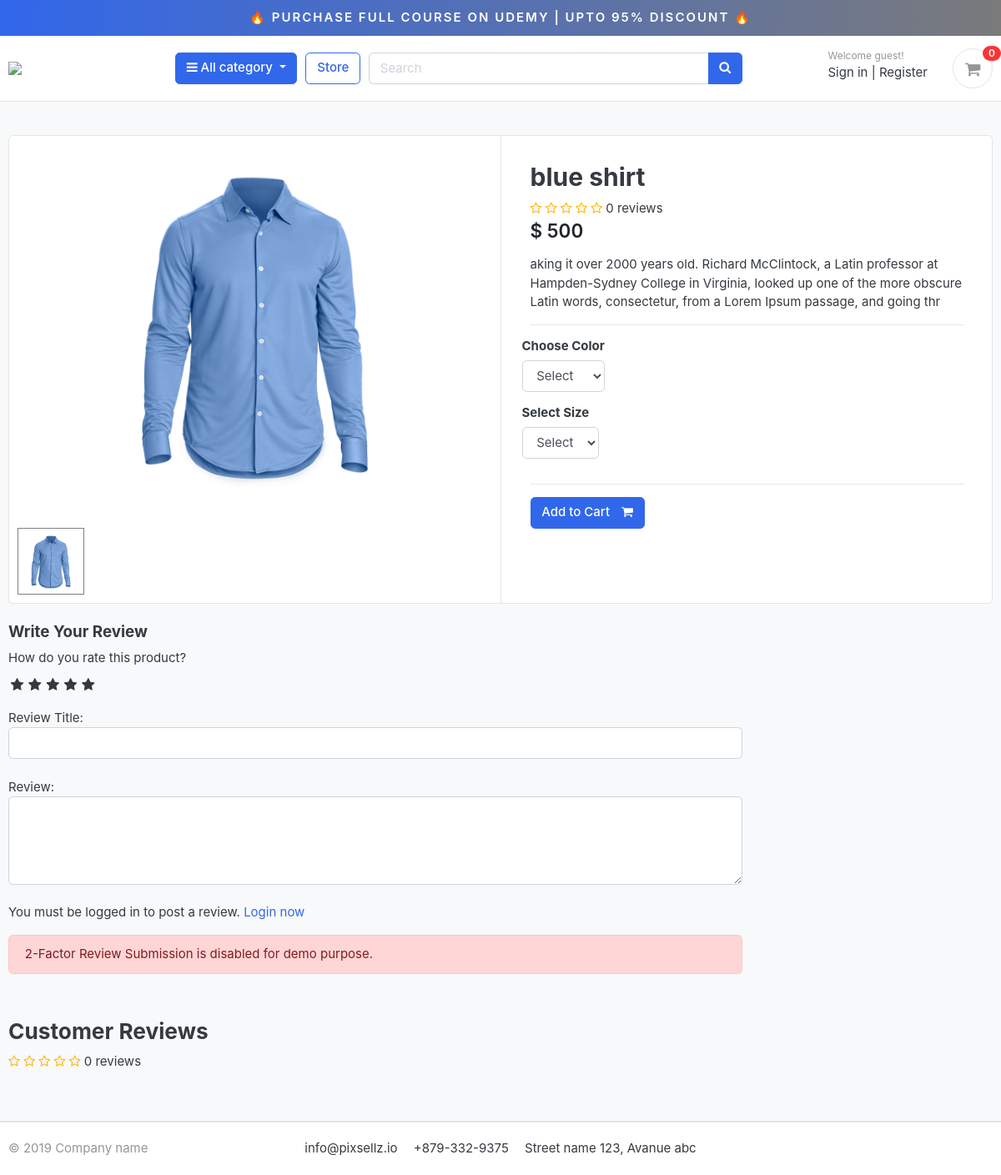
Screenshot of /store/category/tshirts/blue-shirt/ with the database file from the repository.
### store/models.py (models this page shows, shortened)
class Product(models.Model):
    product_name    = models.CharField(max_length=200, unique=True)
    slug            = models.SlugField(max_length=200, unique=True)
    description     = models.TextField(max_length=500, blank=True)
    price           = models.IntegerField()
    images          = models.ImageField(upload_to='photos/products')
    stock           = models.IntegerField()
    is_available    = models.BooleanField(default=True)
    category        = models.ForeignKey(Category, on_delete=models.CASCADE)
    created_date    = models.DateTimeField(auto_now_add=True)
    modified_date   = models.DateTimeField(auto_now=True)
    def averageReview(self):
        reviews = ReviewRating.objects.filter(product=self, status=True).aggregate(average=Avg('rating'))
        avg = 0
        if reviews['average'] is not None:
            avg = float(reviews['average'])
        return avg
    def countReview(self):
        reviews = ReviewRating.objects.filter(product=self, status=True).aggregate(count=Count('id'))
        count = 0
        if reviews['count'] is not None:
            count = int(reviews['count'])
        return count

### store/views.py (the view)
# urls.py: path('category/<slug:category_slug>/<slug:product_slug>/', views.product_detail, name='product_detail'),
def product_detail(request, category_slug, product_slug):
    try:
        single_product = Product.objects.get(category__slug=category_slug, slug=product_slug)
        in_cart = CartItem.objects.filter(cart__cart_id=_cart_id(request), product=single_product).exists()
    except Exception as e:
        raise e
    if request.user.is_authenticated:
        try:
            orderproduct = OrderProduct.objects.filter(user=request.user, product_id=single_product.id).exists()
        except OrderProduct.DoesNotExist:
            orderproduct = None
    else:
        orderproduct = None
    reviews = ReviewRating.objects.filter(product_id=single_product.id, status=True)
    product_gallery = ProductGallery.objects.filter(product_id=single_product.id)
    context = {
        'single_product': single_product,
        'in_cart'       : in_cart,
        'orderproduct': orderproduct,
        'reviews': reviews,
        'product_gallery': product_gallery,
    }
    return render(request, 'store/product_detail.html', context)

### carts/context_processors.py (called while the page is built)
def counter(request):
    cart_count = 0
    if 'admin' in request.path:
        return {}
    else:
        try:
            cart = Cart.objects.filter(cart_id=_cart_id(request))
            if request.user.is_authenticated:
                cart_items = CartItem.objects.all().filter(user=request.user)
            else:
                cart_items = CartItem.objects.all().filter(cart=cart[:1])
            for cart_item in cart_items:
                cart_count += cart_item.quantity
        except Cart.DoesNotExist:
            cart_count = 0
    return dict(cart_count=cart_count)

### carts/views.py (called while the page is built)
def _cart_id(request):
    cart = request.session.session_key
    if not cart:
        cart = request.session.create()
    return cart

### category/context_processors.py (called while the page is built)
def menu_links(request):
    links = Category.objects.all()
    return dict(links=links)

### category/models.py (called while the page is built)
    def get_url(self):
            return reverse('products_by_category', args=[self.slug])

### store/models.py (called while the page is built)
    def colors(self):
        return super(VariationManager, self).filter(variation_category='color', is_active=True)

    def sizes(self):
        return super(VariationManager, self).filter(variation_category='size', is_active=True)

### templates/store/product_detail.html (shortened to what this page needs)
{% extends 'base.html' %}
{% load static %}
{% block content %}
<section class="section-content padding-y bg">
	<div class="container">
		<div class="card">
			<div class="row no-gutters">
				<aside class="col-md-6">
					<article class="gallery-wrap">
						<div class="img-big-wrap mainImage">
							<center><img src="{{ single_product.images.url }}"></center>
						</div>
					</article>
					<ul class="thumb">
						<li>
							<a href="{{ single_product.images.url }}" target="mainImage"><img src="{{ single_product.images.url }}" alt="Product Image"></a>
						</li>
					</ul>
				</aside>
				<main class="col-md-6 border-left">
					<form action="{% url 'add_cart' single_product.id %}" method="POST">
						<article class="content-body">
							<h2 class="title">{{ single_product.product_name }}</h2>
							<div class="rating-star">
								<span>
									<i class="fa fa-star{% if single_product.averageReview < 0.5 %}-o{% elif single_product.averageReview >= 0.5 and single_product.averageReview < 1 %}-half-o {% endif %}" aria-hidden="true"></i>
									<i class="fa fa-star{% if single_product.averageReview < 1.5 %}-o{% elif single_product.averageReview >= 1.5 and single_product.averageReview < 2 %}-half-o {% endif %}" aria-hidden="true"></i>
									<i class="fa fa-star{% if single_product.averageReview < 2.5 %}-o{% elif single_product.averageReview >= 2.5 and single_product.averageReview < 3 %}-half-o {% endif %}" aria-hidden="true"></i>
									<i class="fa fa-star{% if single_product.averageReview < 3.5 %}-o{% elif single_product.averageReview >= 3.5 and single_product.averageReview < 4 %}-half-o {% endif %}" aria-hidden="true"></i>
									<i class="fa fa-star{% if single_product.averageReview < 4.5 %}-o{% elif single_product.averageReview >= 4.5 and single_product.averageReview < 5 %}-half-o {% endif %}" aria-hidden="true"></i>
	<span>{{single_product.countReview}} reviews</span>
									</span>
							</div>
							<div class="mb-3">
								<var class="price h4">$ {{single_product.price}}</var>
							</div>
							<p>{{ single_product.description }}</p>
							<hr>
							<div class="row">
								<div class="item-option-select">
									<h6>Choose Color</h6>
									<select name="color" class="form-control" required>
										<option value="" disabled selected>Select</option>
									</select>
								</div>
							</div>
							<div class="row">
								<div class="item-option-select">
									<h6>Select Size</h6>
									<select name="size" class="form-control" required>
										<option value="" disabled selected>Select</option>
									</select>
								</div>
							</div>
							<hr>
							{% if single_product.stock <= 0 %}
							<h5 class="text-danger">Out of Stock</h5>
							{% else %}
							<button type="submit" class="btn  btn-primary"> <span class="text">Add to Cart</span> <i class="fa fa-shopping-cart"></i> </button>
							{% endif %}
						</article>
					</form>
				</main>
			</div>
		</div>
		<br>
		<div class="row">
			<div class="col-md-9">
				<form action="{% url 'submit_review' single_product.id %}" method="POST">
					<h5>Write Your Review</h5>
					<div>
						<label>How do you rate this product?</label>
						<br>
						<div class="rate">
							<input type="radio" name="rating" id="rating10" value="5" required /><label for="rating10" title="5"></label>
							<input type="radio" name="rating" id="rating8" value="4" required /><label for="rating8" title="4"></label>
							<input type="radio" name="rating" id="rating6" value="3" required /><label for="rating6" title="3"></label>
							<input type="radio" name="rating" id="rating4" value="2" required /><label for="rating4" title="2"></label>
							<input type="radio" name="rating" id="rating2" value="1" required /><label for="rating2" title="1"></label>
						</div>
<br>
						Review Title:
						<input type="text" class="form-control" name="subject">
						<br>
						Review:
						<textarea name="review" rows="4" class="form-control"></textarea>
						<br>
						{% if user.is_authenticated %}
								<input type="submit" value="Submit Review" class="btn btn-primary">
						{% else %}
						<p>You must be logged in to post a review. <span><a href="{% url 'login' %}">Login now</a></span></p>
						{% endif %}
						<div class="alert alert-danger" role="alert" style="margin-top:10px;">
  2-Factor Review Submission is disabled for demo purpose.
</div>
					</div>
				</form>
<br>
<header class="section-heading">
	<h3>Customer Reviews </h3>
	<div class="rating-star">
		<span>
			<i class="fa fa-star{% if single_product.averageReview < 0.5 %}-o{% elif single_product.averageReview >= 0.5 and single_product.averageReview < 1 %}-half-o {% endif %}" aria-hidden="true"></i>
			<i class="fa fa-star{% if single_product.averageReview < 1.5 %}-o{% elif single_product.averageReview >= 1.5 and single_product.averageReview < 2 %}-half-o {% endif %}" aria-hidden="true"></i>
			<i class="fa fa-star{% if single_product.averageReview < 2.5 %}-o{% elif single_product.averageReview >= 2.5 and single_product.averageReview < 3 %}-half-o {% endif %}" aria-hidden="true"></i>
			<i class="fa fa-star{% if single_product.averageReview < 3.5 %}-o{% elif single_product.averageReview >= 3.5 and single_product.averageReview < 4 %}-half-o {% endif %}" aria-hidden="true"></i>
			<i class="fa fa-star{% if single_product.averageReview < 4.5 %}-o{% elif single_product.averageReview >= 4.5 and single_product.averageReview < 5 %}-half-o {% endif %}" aria-hidden="true"></i>
	<span>{{single_product.countReview}} reviews</span>
			</span>
	</div>
</header>
			</div>
		</div>
	</div>
</section>
{% endblock %}

### static/css/ui.css (style rules this page uses)
html { font-family: "Inter", sans-serif; font-size: 15px; }
.content-body { flex: 1 1 auto; padding: 2rem 2.3rem; }
.padding-y { padding-top: 40px; padding-bottom: 40px; }
var { font-style: normal; }
article:after, .form-group:after { display: block; clear: both; content: ""; }
.bg { background-color: #f8f9fa; }
.section-heading { margin-bottom: 20px; margin-top: 15px; }
.btn .text + i { margin-left: 10px; }
.price { font-weight: 600; color: #212529; }
.gallery-wrap .img-big-wrap { margin-bottom: 10px; border-radius: 0.37rem; overflow: hidden; background-color: #fff; }
.gallery-wrap .img-big-wrap img { height: 450px; width: auto; display: inline-block; }
.item-option-select { margin-bottom: 1rem; display: inline-block; margin-right: 15px; }

### static/css/custom.css (style rules this page uses)
.rate { display: inline-block;; border: 0; }
.rate > label { float: right; }
.rate > label:before { display: inline-block; font-size: 1.1rem; font-family: FontAwesome; content: "\f005"; margin:0; padding:0.3rem .2rem; cursor: pointer; }
.rating-star i { color: #ffb503 !important; }
ul.thumb { margin:0 auto; padding: 0; float: left; }
ul.thumb li { list-style: none; margin: 10px; }
ul.thumb li img { width: 80px; height: 80px; border: 1px solid grey; }

### rows the page displays
Product: images (picture), product_name "blue shirt", countReview "0", price "500", description "aking it over 2000 years old. Richard McClintock, a Latin professor at Hampden-Sydney College in Virginia, looked up one of the more obscure Latin words, consectetur, from a Lorem Ipsum passage, and going thr"

### other values shown
{{ cart_count }} "0"
